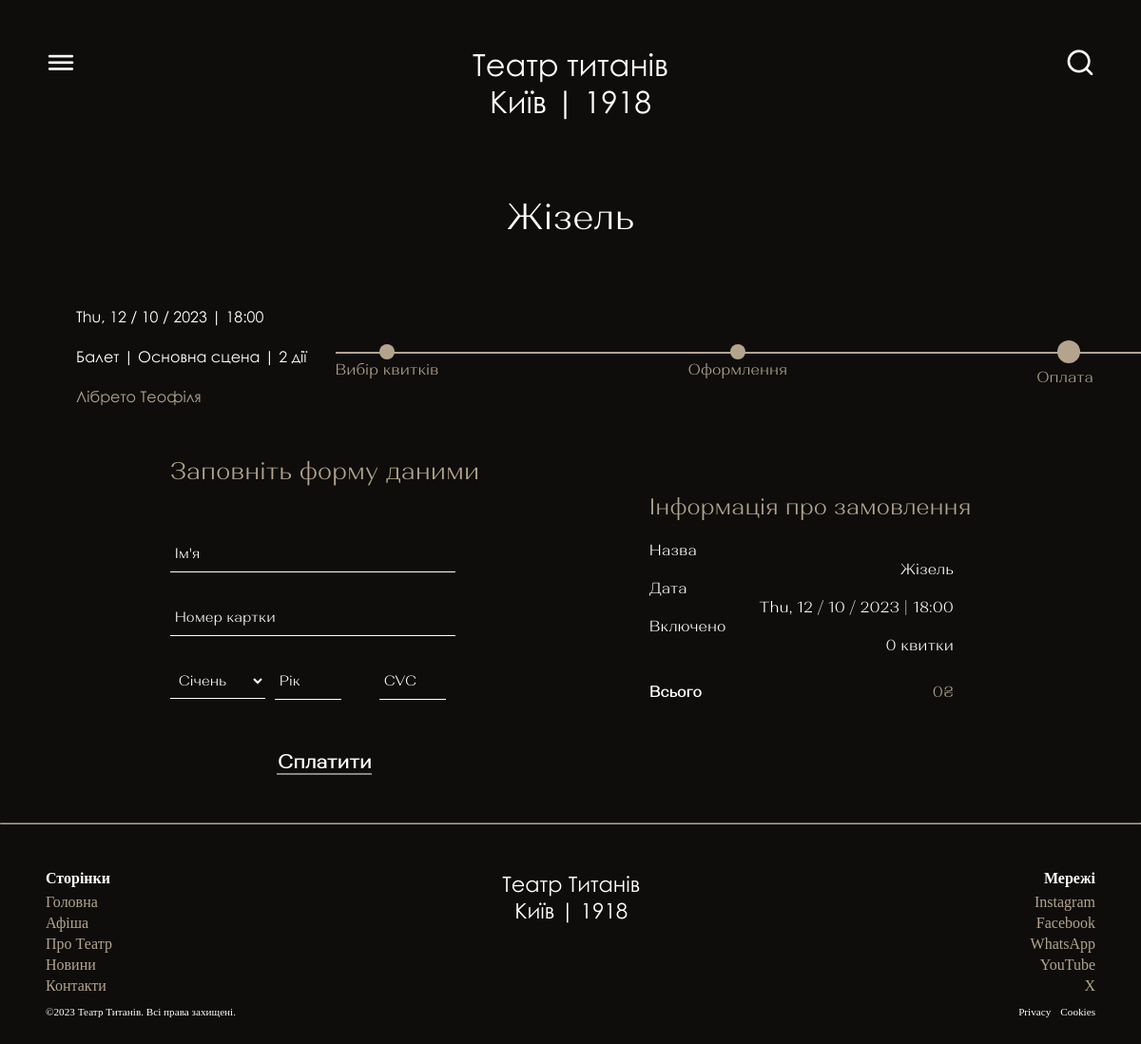
Screenshot of /nextOrder/zhizel/ with the database file from the repository.
### theatrehome/models.py (models this page shows, shortened)
class TheatreShow(models.Model):
    title = models.CharField(max_length=255)
    image = models.ImageField(upload_to="public/theatreimages")
    genre = models.CharField(max_length=100)
    SCENES_CHOICES = [
        ("Основна сцена", "Основна сцена"),
        ("Камерна сцена", "Камерна сцена")
    ]
    typescene = models.CharField(max_length=150, choices=SCENES_CHOICES, default="Основна сцена")
    num_scene = models.IntegerField()
    date = models.DateField()
    time = models.TimeField(default=datetime.time(18, 00))
    author = models.CharField(max_length=255)
    created = models.DateTimeField(auto_now_add=True)
    slug = models.SlugField(max_length=255, unique=True, db_index=True)
    formatted_date = models.CharField(max_length=255, blank=True, null=True)
    formatted_time = models.CharField(max_length=255, blank=True, null=True)

### theatrehome/views.py (the view)
# urls.py: path("nextOrder/<slug:slug>/", views.nextOrder, name="nextOrder"),
def nextOrder(request, slug):
    theatshow = TheatreShow.objects.get(slug=slug)
    a = request.POST.getlist("selected_seats[]")
    print(a)
    num_tickets = len(a)
    seats = []
    generalsum = 0
    for i in a:
        x = i.split('-')
        value = int(x[2])
        a = {'row':int(x[0]), 'number':int(x[1]), 'value':value}
        seats.append(a)
        generalsum += value
    return render(request, "nextOrder.html", {'theatre':theatshow, 'generalsum':generalsum, 'seats':seats, 'num_tickets':num_tickets})

### templates/nextOrder.html (shortened to what this page needs)
{% extends "base.html" %}{% load static %}{% block main %}
<div class="tickets-title">{{ theatre.title }}</div>
<div class="tickets-header">
  <div class="tickets-info">
    <div class="tickets-date">{{ theatre.formatted_date }} | {{ theatre.formatted_time }}</div>
    <div class="tickets-genre">{{ theatre.genre }} | {{ theatre.typescene}} | {{ theatre.num_scene }} дії</div>
    <div class="tickets-author">{{ theatre.author }}</div>
  </div>
  <div class="tickets-steps">
    <div class="progress-text">Вибір квитків</div>
    <div class="progress-text">Оформлення</div>
    <div class="progress-text">Оплата</div>
  </div>
</div>
<div class="order-tickets">
  <div class="order-form">
    <div class="text">Заповніть форму даними</div>
    <div class="order-form-content">
      <form method="post" action="{% url 'successPay' slug=theatre.slug %}">
        <div class="group">
          <input type="text" name="buyer_name" required />
          <label>Ім'я</label>
        </div>
        <div class="group">
          <input type="text" maxlength="19" required />
          <label>Номер картки</label>
        </div>
        <div class="group-card-info">
          <div class="group">
            <select name="months" id="months">
              <option value="1">Січень</option>
            </select>
          </div>
          <div class="group">
            <input type="text" inputmode="numeric" maxlength="4" required />
            <label>Рік</label>
          </div>
          <div class="group">
            <input type="text" inputmode="numeric" maxlength="4" required />
            <label>CVC</label>
          </div>
        </div>
        <div class="order-form-buy">
          <button style="justify-content: center" class="order-form-button-pay">
            <b>Сплатити</b>
          </button>
          <div style="width: 100px" class="order-form-underline"></div>
        </div>
      </form>
    </div>
  </div>
  <div class="tickets-pay">
    <div style="white-space: normal; text-align: center" class="text">
      Інформація про замовлення
    </div>
    <div class="your-tickets">
      <div style="width: 320px" class="tickets-paycost">
        <div class="text1">Назва</div>
        <div class="text2">{{ theatre.title }}</div>
      </div>
      <div style="width: 320px" class="tickets-paycost">
        <div class="text1">Дата</div>
        <div class="text2">{{ theatre.formatted_date }} | {{ theatre.formatted_time }}</div>
      </div>
      <div style="width: 320px" class="tickets-paycost">
        <div class="text1">Включено</div>
        <div class="text2">{{ num_tickets }} квитки</div>
      </div>
      <br />
      <div style="width: 320px" class="tickets-sum">
        <div class="text1"><b>Всього</b></div>
        <div class="text2">{{ generalsum }}₴</div>
      </div>
    </div>
  </div>
</div>
{% endblock %}

### static/styles.css (style rules this page uses)
* { margin: 0px; padding: 0px; box-sizing: border-box; }
body { background: #0e0d0b; }
.tickets-title { width: 500px; font-family: Alethia Next; font-size: 2.4rem; font-weight: 350; text-align: center; margin: 30px auto 70px auto; color: #ffffff; }
.tickets-header { display: flex; margin-left: 80px; }
.tickets-info { display: flex; flex-direction: column; gap: 20px; margin-right: 30px; }
.tickets-date { font-family: Century Gothic; font-size: 1rem; font-weight: 400; line-height: 22px; letter-spacing: 0em; text-align: left; white-space: nowrap; color: #ffffff; }
.tickets-genre { font-family: Century Gothic; font-size: 1rem; font-weight: 400; line-height: 22px; text-align: left; white-space: nowrap; color: #ffffff; }
.tickets-author { font-family: Century Gothic; font-size: 1rem; font-weight: 400; line-height: 22px; text-align: left; white-space: nowrap; color: #b5a48d; }
.tickets-steps { position: relative; width: 100%; display: flex; justify-content: space-between; padding-right: 50px; }
.progress-text::before { content: ""; position: absolute; background-color: #b5a48d; height: 1rem; width: 1rem; align-self: center; display: block; left: calc(50% - 0.5rem); position: relative; border-radius: 50%; }
.progress-text::after { position: absolute; content: ""; background-color: #b5a48d; height: 2px; width: 100%; left: 0; top: calc(50% - 5px); }
.progress-text { color: #b5a48d; margin-top: 40px; font-family: Alethia Next; font-size: 1rem; font-weight: 350; }
.tickets-pay { display: flex; flex-direction: column; margin-top: 40px; background-color: inherit; }
.tickets-pay .text { font-family: Alethia Next; font-size: 24px; font-weight: 350; margin-left: auto; margin-right: auto; margin-top: 0px; color: #b5a48d; background-color: rgba(255, 127, 80, 0); }
.your-tickets { display: flex; flex-direction: column; height: auto; margin-top: 20px; background-color: rgba(255, 249, 127, 0); }
.tickets-sum { display: flex; margin-top: 10px; background-color: rgba(231, 30, 191, 0); }
.tickets-paycost .text1 { font-family: Alethia Next; font-size: 1rem; font-weight: 400; white-space: nowrap; text-align: left; color: #fff; }
.tickets-paycost .text2 { font-family: Alethia Next; font-size: 1rem; font-weight: 400; text-align: right; margin-left: auto; margin-top: 0px; color: #fff; }
.tickets-sum .text1 { font-family: Alethia Next; font-size: 16px; font-weight: 400; line-height: 22px; letter-spacing: 0em; text-align: left; color: #ffffff; }
.tickets-sum .text2 { font-family: Alethia Next; font-size: 16px; font-weight: 400; line-height: 22px; letter-spacing: 0em; text-align: right; margin-left: auto; margin-bottom: auto; color: #b5a48d; }
.order-tickets { display: flex; margin: 50px 0; justify-content: space-evenly; flex-wrap: wrap; background-color: rgba(127, 255, 212, 0); }
.order-form .text { font-family: Alethia Next; font-size: 1.6rem; font-weight: 350; line-height: 35px; text-align: left; margin-top: 0px; color: #b5a48d; }
.order-form-content { display: flex; flex-direction: column; margin-top: 50px; }
.order-form-content .group { position: relative; margin-bottom: 28px; }
.order-form-content input { font-size: 18px; padding: 10px 10px 10px 5px; display: block; width: 300px; border: none; border-bottom: 1px solid #ffffff; background-color: #0e0d0b; color: #ffffff; font-size: 15px; font-family: Alethia Next; }
.order-form-content label { color: #ffffff; font-size: 15px; font-family: Alethia Next; font-weight: normal; position: absolute; pointer-events: none; left: 5px; top: 10px; transition: 0.2s ease all; }
.order-form-button-pay { display: flex; width: 200px; font-family: Alethia Next; font-size: 20px; font-weight: 400; white-space: nowrap; margin: 25px auto 0 auto; background-color: inherit; border: none; color: #ffffff; }
.order-form-underline { width: 200px; height: 1px; background-color: #ffffff; margin: 0 auto; transform: translateY(-50%); }
.group-card-info { display: flex; }
.group-card-info .group { width: 70px; margin-left: 40px; }
.group-card-info .group:nth-child(1) { margin: 0; }
.group-card-info select { font-size: 18px; padding: 10px 10px 10px 5px; display: block; width: 100px; border: none; border-bottom: 1px solid #ffffff; background-color: #0e0d0b; color: #ffffff; font-size: 15px; font-family: Alethia Next; }
.group-card-info input { width: 70px; margin: 0; }

### templates/nextOrder.html (style rules this page uses)
.progress-text:nth-child(3)::before { height: 1.5rem; width: 1.5rem; top: calc(50% - 2.3rem); }

### rows the page displays
TheatreShow: title "Жізель", formatted_date "Thu, 12 / 10 / 2023", formatted_time "18:00", genre "Балет", typescene "Основна сцена", num_scene "2", author "Лібрето Теофіля"

### other values shown
{{ num_tickets }} "0"
{{ generalsum }} "0"
